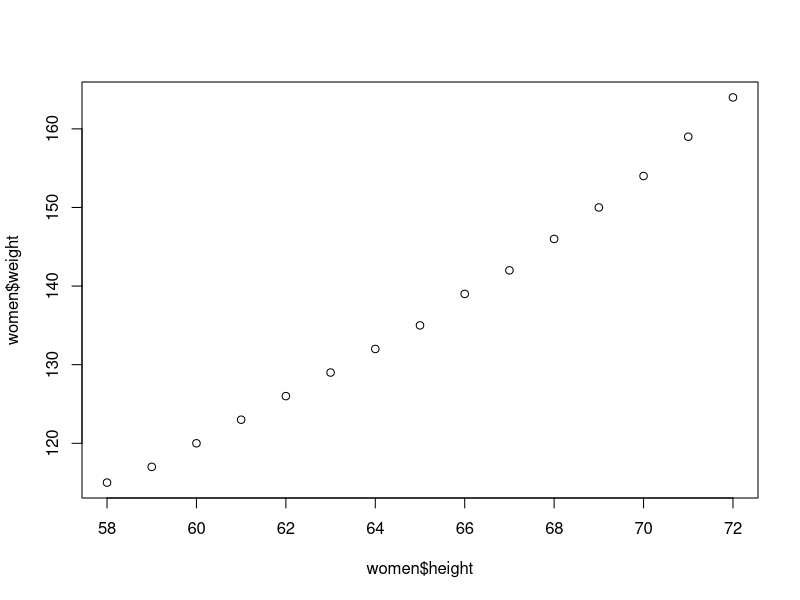
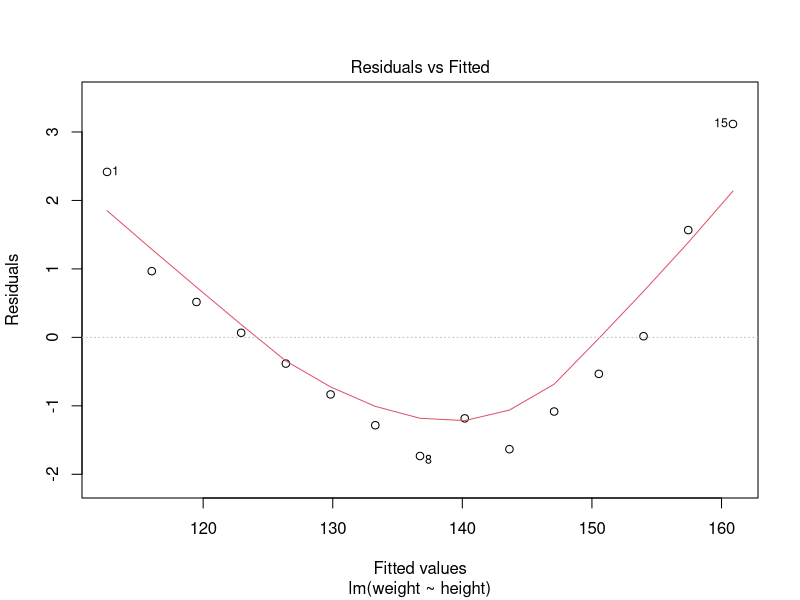
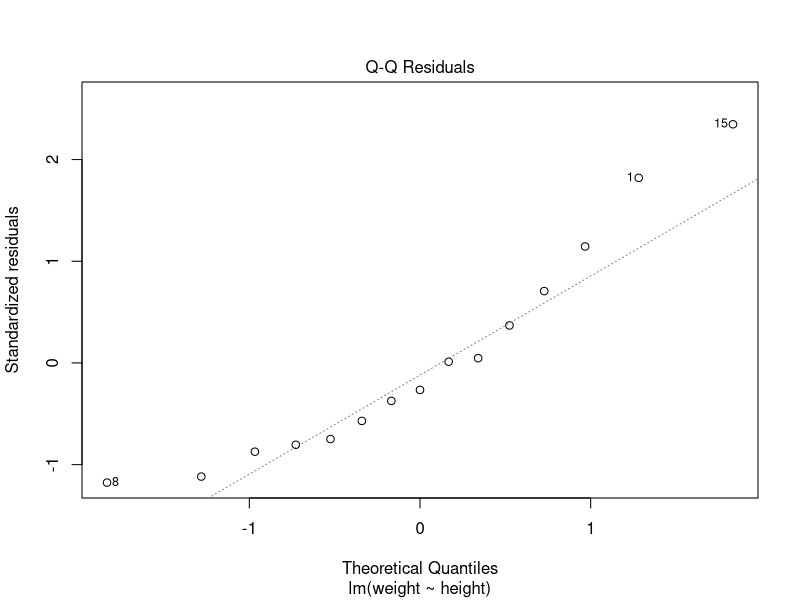
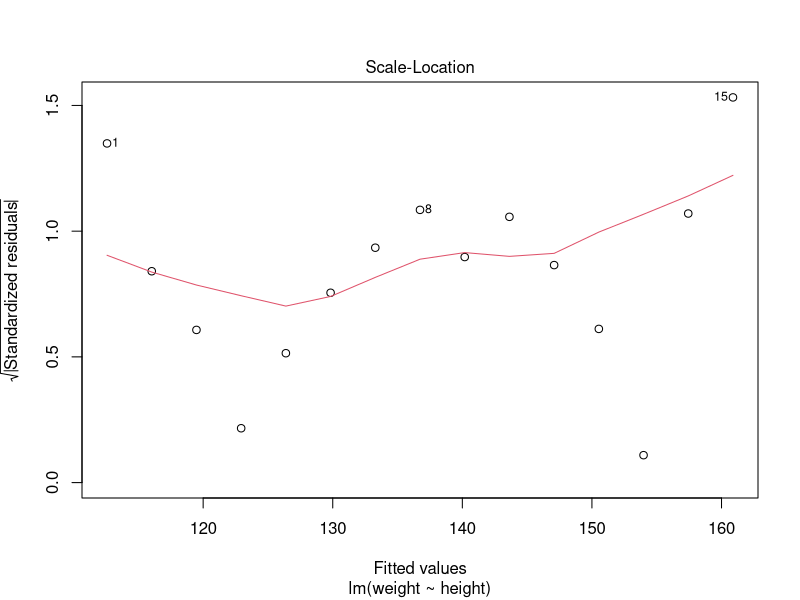
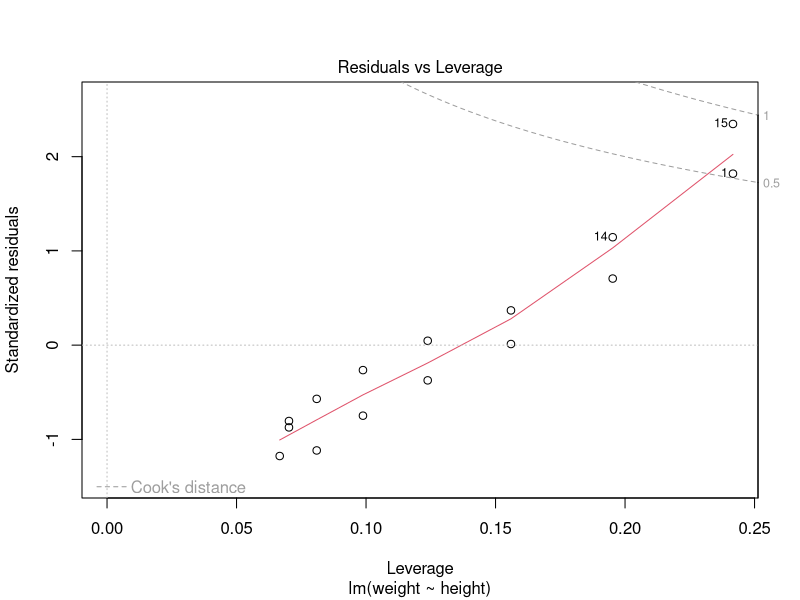
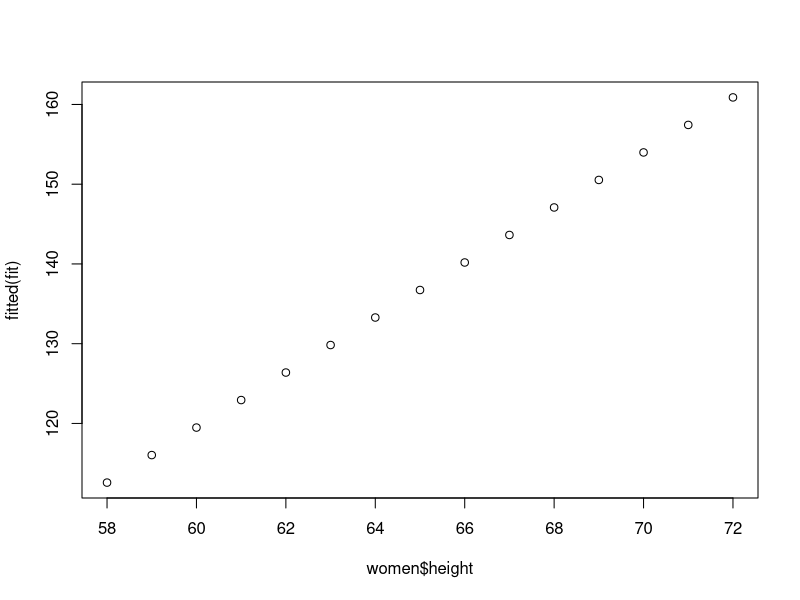
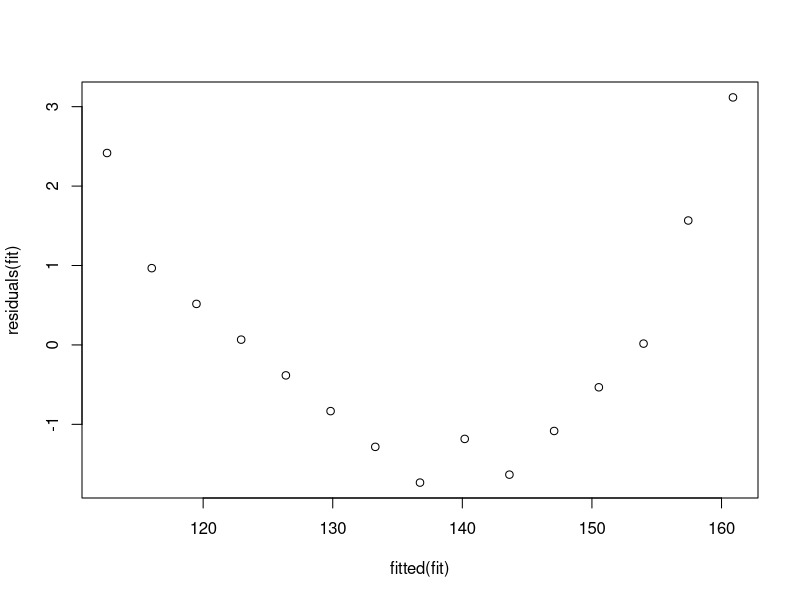
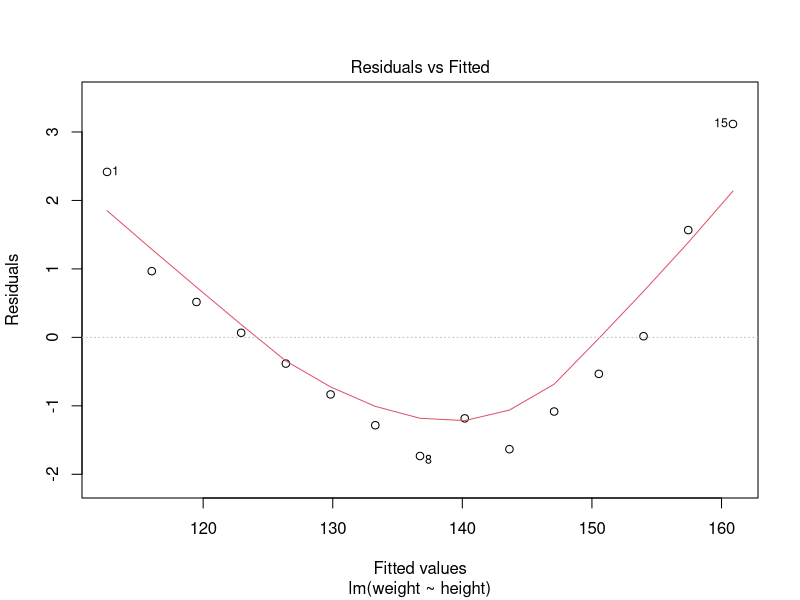

The R script that drew these images, in order: (Note: this script raises an error after producing the figures.)
# Simple Linear Regression : Built in Data Set Women
# Check for assumptions of Regression in the data Set

str(women)
fit = lm(weight ~ height, data=women)

#Initial Checks
cor(women$height, women$weight)
#there is Strong and Positive Relationship between height and weight
plot(women$height, women$weight)
plot(fit)

#Assumptions Regression
#Linearity----
#Linearity of the data. The relationship between the predictor (x) and the outcome (y) is assumed to be linear.
# component + residual plot 
plot(women$height, fitted(fit))
plot(residuals(fit) ~ fitted(fit))
plot(fit, which=1)
#residuals should be randomly distributed and not increase or decrease 


#Normality----
#Normality of residuals. The residual errors are assumed to be normally distributed.
plot(density(resid(fit)))
plot(fit, which=2)

#Homoscedasticity----
#Homogeneity of residuals variance. The residuals are assumed to have a constant variance (homoscedasticity - opposite of heteroscedasticity)
plot(fit, which=3)
#No funnel shape, random distribution of residuals
plot(fit, which=4)

#Auto-Correlation----
#Independence of residuals error terms. (Not dependent on previous values)
durbinWatsonTest(fit)
#pvalue < 0; Ho that there is no correlation (r2=0) is accepted

#Outliers
plot(fit, which=4)
#potential outliers are highlighted 1, 14, 15 row
women[c(1,14,15),]

#Lets remove these values and then find R2
fit2 = lm(weight ~ height, data=women[-c(1,14,15),])
summary(fit2)
(summary(fit))$r.squared
(summary(fit2))$r.squared
AIC(fit, fit2) #lower value of AIC is better


#Potential Problems
#Non-linearity of the outcome - predictor relationships
#Heteroscedasticity: Non-constant variance of error terms.
#Presence of influential values in the data that can be:
#Outliers: extreme values in the outcome (y) variable
#High-leverage points: extreme values in the predictors (x) variable

#All these assumptions and potential problems can be checked by producing some diagnostic plots visualizing the residual errors.
